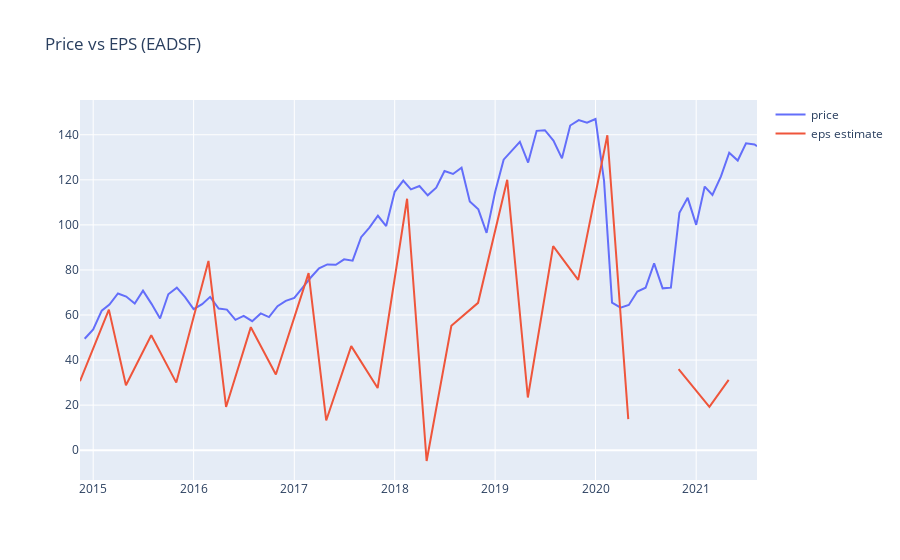

This figure's notebook cell:
### Code cell
ticker = 'EADSF'

# trail_pe = statistics.mean([float(i) for i in si.get_stats_valuation(ticker).loc[2].values[1:]])

resize = 60
print(resize)

# get earnings history
earnings = pd.DataFrame.from_dict(si.get_earnings_history(ticker))

# get price data
data = si.get_data(ticker, start_date=min(earnings.startdatetime), interval = "1mo")

fig = go.Figure()
fig.add_trace(go.Scatter(x=data.index, y=data.close,
                    mode='lines',
                    name='price'))

fig.add_trace(go.Scatter(x=earnings.startdatetime, y=resize*earnings.epsestimate,
                    mode='lines',
                    name='eps estimate'))

# fig.add_trace(go.Scatter(x=earnings.startdatetime, y=resize*earnings.epsactual,
#                     mode='lines',
#                     name='eps actual'))

fig.update_layout(
    title=f"Price vs EPS ({ticker})"
)
